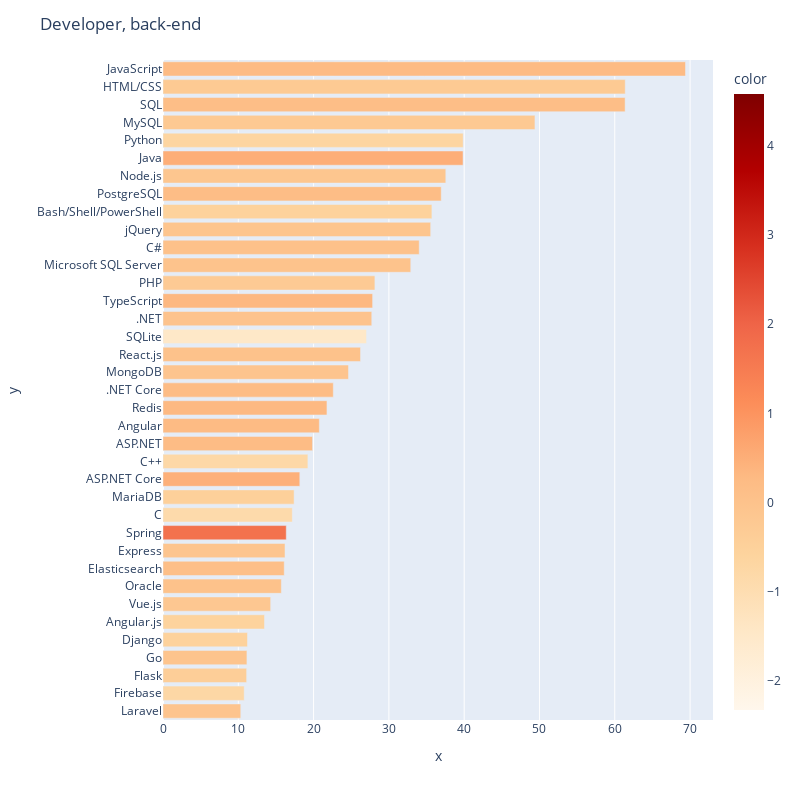

The code cell stored with this chart in its notebook:
### Code cell
threshold = 10

single_role_skills = single_role_skills[single_role_skills['percentage'] > threshold]

fig = px.bar(df,
            y=single_role_skills.index,
            x=single_role_skills['percentage'],
            color=single_role_skills['specificity'],
            color_continuous_scale='orrd',
            range_color=[std_skills.values.min(),std_skills.values.max()],
            orientation='h')

fig.update_layout(width=800,height=800, title=role)

fig.show()

### Figure 1 — Plotly figure (JSON) as saved in the notebook; plotly's stock layout.template omitted (floating-point values rounded to 4 significant figures)
{"data": [{"alignmentgroup": "True", "hovertemplate": "x=%{x}<br>y=%{y}<br>color=%{marker.color}<extra></extra>", "legendgroup": "", "marker": {"color": [-0.05117, -0.7342, -0.4068, -0.04755, -0.5441, -0.5486, -0.1656, 0.04009, 0.1293, -0.08936, 1.715, -0.8676, -0.4697, 0.4738, -0.7903, 0.221, 0.255, 0.3091, 0.2299, -0.05826, 0.02635, -1.451, -0.02136, 0.3227, -0.2664, -0.003272, 0.05704, -0.06432, -0.5195, 0.2022, -0.1153, 0.5032, -0.6614, -0.216, 0.1738, -0.2464, 0.2549], "coloraxis": "coloraxis", "pattern": {"shape": ""}}, "name": "", "offsetgroup": "", "orientation": "h", "showlegend": false, "textposition": "auto", "type": "bar", "x": [10.33, 10.78, 11.11, 11.15, 11.22, 13.48, 14.3, 15.72, 16.1, 16.2, 16.37, 17.17, 17.41, 18.17, 19.24, 19.86, 20.76, 21.78, 22.62, 24.63, 26.23, 27.03, 27.73, 27.84, 28.14, 32.9, 34.02, 35.55, 35.71, 36.95, 37.56, 39.85, 39.87, 49.4, 61.37, 61.39, 69.39], "xaxis": "x", "y": ["Laravel", "Firebase", "Flask", "Go", "Django", "Angular.js", "Vue.js", "Oracle", "Elasticsearch", "Express", "Spring", "C", "MariaDB", "ASP.NET Core", "C++", "ASP.NET", "Angular", "Redis", ".NET Core", "MongoDB", "React.js", "SQLite", ".NET", "TypeScript", "PHP", "Microsoft SQL Server", "C#", "jQuery", "Bash/Shell/PowerShell", "PostgreSQL", "Node.js", "Java", "Python", "MySQL", "SQL", "HTML/CSS", "JavaScript"], "yaxis": "y"}], "layout": {"barmode": "relative", "coloraxis": {"cmax": 4.579, "cmin": -2.324, "colorbar": {"title": {"text": "color"}}, "colorscale": [[0, "rgb(255,247,236)"], [0.125, "rgb(254,232,200)"], [0.25, "rgb(253,212,158)"], [0.375, "rgb(253,187,132)"], [0.5, "rgb(252,141,89)"], [0.625, "rgb(239,101,72)"], [0.75, "rgb(215,48,31)"], [0.875, "rgb(179,0,0)"], [1, "rgb(127,0,0)"]]}, "height": 800, "legend": {"tracegroupgap": 0}, "margin": {"t": 60}, "title": {"text": "Developer, back-end"}, "width": 800, "xaxis": {"anchor": "y", "autorange": true, "domain": [0, 1], "range": [0, 73.04], "title": {"text": "x"}, "type": "linear"}, "yaxis": {"anchor": "x", "autorange": true, "domain": [0, 1], "range": [-0.5, 36.5], "title": {"text": "y"}, "type": "category"}}}
